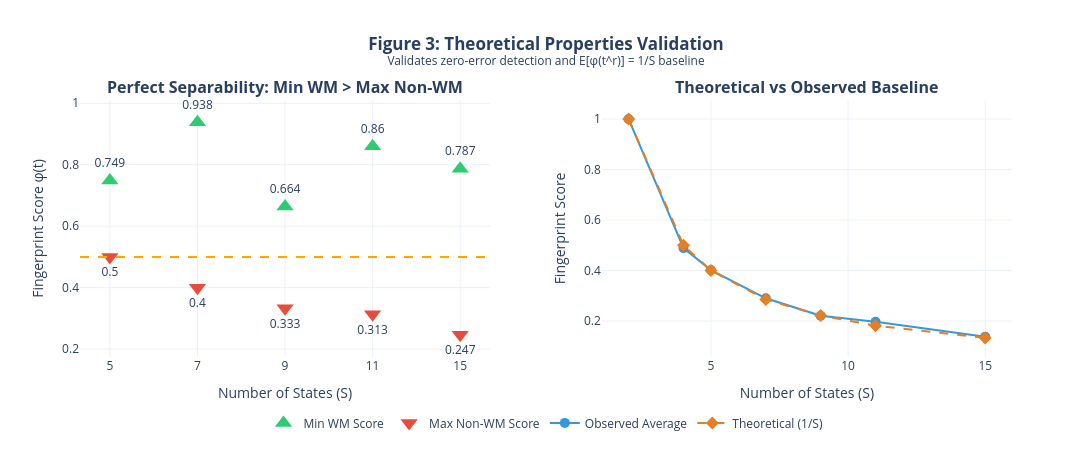

Notebook cell for this chart:
### Markdown cell above
## 6. Theoretical Validation

Validating theoretical properties: perfect separability and baseline convergence.

### Code cell
# Figure 3: Theoretical Validation (2x1)
from plotly.subplots import make_subplots

df_0pct = df[df['overlap'] == 0.0].copy()
df_sep = df_0pct[df_0pct['num_states'] >= 5].copy()

fig = make_subplots(
    rows=1, cols=2,
    subplot_titles=('<b>Perfect Separability: Min WM > Max Non-WM</b>', '<b>Theoretical vs Observed Baseline</b>'),
    horizontal_spacing=0.12
)

# Left: Separability
fig.add_trace(go.Scatter(
    x=df_sep['num_states'].astype(str), y=df_sep['wm_min'], mode='markers+text',
    name='Min WM Score', marker=dict(size=15, color='#2ecc71', symbol='triangle-up'),
    text=df_sep['wm_min'].round(3), textposition='top center'
), row=1, col=1)
fig.add_trace(go.Scatter(
    x=df_sep['num_states'].astype(str), y=df_sep['non_wm_max'], mode='markers+text',
    name='Max Non-WM Score', marker=dict(size=15, color='#e74c3c', symbol='triangle-down'),
    text=df_sep['non_wm_max'].round(3), textposition='bottom center'
), row=1, col=1)
fig.add_hline(y=0.5, line_dash="dash", line_color="orange", row=1, col=1)

# Right: Baseline Comparison
fig.add_trace(go.Scatter(
    x=df_0pct['num_states'], y=df_0pct['non_wm_avg'], mode='markers+lines',
    name='Observed Average', marker=dict(size=10, color='#3498db'), line=dict(width=2)
), row=1, col=2)
fig.add_trace(go.Scatter(
    x=df_0pct['num_states'], y=df_0pct['baseline'], mode='markers+lines',
    name='Theoretical (1/S)', marker=dict(size=10, color='#e67e22', symbol='diamond'), line=dict(width=2, dash='dash')
), row=1, col=2)

fig.update_xaxes(title_text='Number of States (S)', row=1, col=1)
fig.update_xaxes(title_text='Number of States (S)', row=1, col=2)
fig.update_yaxes(title_text='Fingerprint Score φ(t)', row=1, col=1)
fig.update_yaxes(title_text='Fingerprint Score', row=1, col=2)

fig.update_layout(
    title=dict(text='<b>Figure 3: Theoretical Properties Validation</b><br><sup>Validates zero-error detection and E[φ(t^r)] = 1/S baseline</sup>', x=0.5),
    template='plotly_white', height=450, width=1100,
    legend=dict(orientation='h', yanchor='top', y=-0.2, xanchor='center', x=0.5),
    margin=dict(b=80)
)

fig.write_image(f'{PICTURES_DIR}/fig3_theoretical.png', scale=2)
fig.show()

### Figure 1 — Plotly figure (JSON) as saved in the notebook; plotly's stock layout.template omitted (floating-point values rounded to 4 significant figures)
{"data": [{"marker": {"color": "#2ecc71", "size": 15, "symbol": "triangle-up"}, "mode": "markers+text", "name": "Min WM Score", "text": [0.749, 0.938, 0.664, 0.86, 0.787], "textposition": "top center", "type": "scatter", "x": ["5", "7", "9", "11", "15"], "xaxis": "x", "y": [0.7485, 0.9384, 0.6644, 0.8599, 0.7868], "yaxis": "y"}, {"marker": {"color": "#e74c3c", "size": 15, "symbol": "triangle-down"}, "mode": "markers+text", "name": "Max Non-WM Score", "text": [0.5, 0.4, 0.333, 0.313, 0.247], "textposition": "bottom center", "type": "scatter", "x": ["5", "7", "9", "11", "15"], "xaxis": "x", "y": [0.5, 0.4, 0.3333, 0.3133, 0.2467], "yaxis": "y"}, {"line": {"width": 2}, "marker": {"color": "#3498db", "size": 10}, "mode": "markers+lines", "name": "Observed Average", "type": "scatter", "x": [2, 4, 5, 7, 9, 11, 15], "xaxis": "x2", "y": [1.0, 0.489, 0.4021, 0.2901, 0.2213, 0.1971, 0.1376], "yaxis": "y2"}, {"line": {"dash": "dash", "width": 2}, "marker": {"color": "#e67e22", "size": 10, "symbol": "diamond"}, "mode": "markers+lines", "name": "Theoretical (1/S)", "type": "scatter", "x": [2, 4, 5, 7, 9, 11, 15], "xaxis": "x2", "y": [1.0, 0.5, 0.4, 0.2857, 0.2222, 0.1818, 0.1333], "yaxis": "y2"}], "layout": {"annotations": [{"font": {"size": 16}, "showarrow": false, "text": "<b>Perfect Separability: Min WM > Max Non-WM</b>", "x": 0.22, "xanchor": "center", "xref": "paper", "y": 1, "yanchor": "bottom", "yref": "paper"}, {"font": {"size": 16}, "showarrow": false, "text": "<b>Theoretical vs Observed Baseline</b>", "x": 0.78, "xanchor": "center", "xref": "paper", "y": 1, "yanchor": "bottom", "yref": "paper"}], "height": 450, "legend": {"orientation": "h", "x": 0.5, "xanchor": "center", "y": -0.2, "yanchor": "top"}, "margin": {"b": 80}, "shapes": [{"line": {"color": "orange", "dash": "dash"}, "type": "line", "x0": 0, "x1": 1, "xref": "x domain", "y0": 0.5, "y1": 0.5, "yref": "y"}], "title": {"text": "<b>Figure 3: Theoretical Properties Validation</b><br><sup>Validates zero-error detection and E[φ(t^r)] = 1/S baseline</sup>", "x": 0.5}, "width": 1100, "xaxis": {"anchor": "y", "domain": [0, 0.44], "title": {"text": "Number of States (S)"}}, "xaxis2": {"anchor": "y2", "domain": [0.56, 1], "title": {"text": "Number of States (S)"}}, "yaxis": {"anchor": "x", "domain": [0, 1], "title": {"text": "Fingerprint Score φ(t)"}}, "yaxis2": {"anchor": "x2", "domain": [0, 1], "title": {"text": "Fingerprint Score"}}}}
